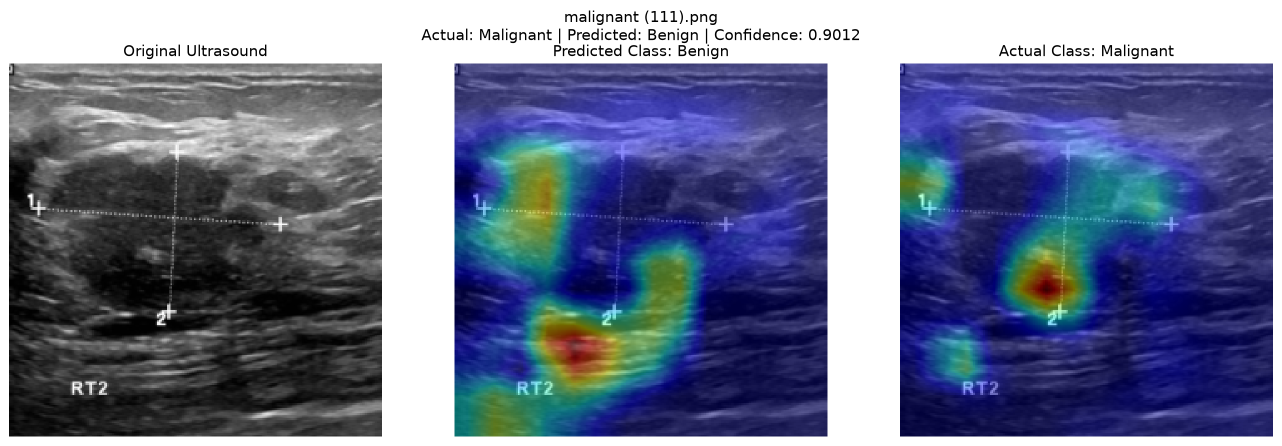
#> input picture outputs/gradcam_analysis/images/malignant (111)_gradcam.png, 2563 x 891 px (shown at 1/2 size)
$ python create_gradcam_contact_sheet.py
#> lines starting #> are read from the running program, lines starting #| are printed output that depends on the picture

from pathlib import Path
from PIL import Image, ImageDraw, ImageFont


PROJECT_ROOT = Path(__file__).resolve().parents[1]

IMAGE_DIR = (
    PROJECT_ROOT
    / "outputs/gradcam_analysis/images"
)

OUTPUT_PATH = (
    PROJECT_ROOT
    / "outputs/gradcam_analysis/gradcam_contact_sheet.png"
)

TARGET_IMAGES = [
    "malignant (111)_gradcam.png",
    "malignant (28)_gradcam.png",
    "malignant (48)_gradcam.png",
    "normal (117)_gradcam.png",
    "normal (111)_gradcam.png",
    "benign (256)_gradcam.png"
]

THUMB_WIDTH = 900
THUMB_HEIGHT = 300
LABEL_HEIGHT = 45
PADDING = 20
COLUMNS = 2


def main():

    try:
        font = ImageFont.truetype("arial.ttf", 22)
    except OSError:
        font = ImageFont.load_default()

    rows = (len(TARGET_IMAGES) + COLUMNS - 1) // COLUMNS

    sheet_width = (
        COLUMNS * THUMB_WIDTH
        + (COLUMNS + 1) * PADDING
    )

    sheet_height = (
        rows * (THUMB_HEIGHT + LABEL_HEIGHT)
        + (rows + 1) * PADDING
    )

    sheet = Image.new(
        "RGB",
        (sheet_width, sheet_height),
        "white"
    )
#> sheet: PIL image 1860x1115 RGB; every value is 255

    draw = ImageDraw.Draw(sheet)

    for index, filename in enumerate(TARGET_IMAGES):

        image_path = IMAGE_DIR / filename

        if not image_path.exists():
            print("Missing:", image_path)
            continue

        image = Image.open(image_path).convert("RGB")

        image.thumbnail(
            (THUMB_WIDTH, THUMB_HEIGHT),
            Image.Resampling.LANCZOS
        )
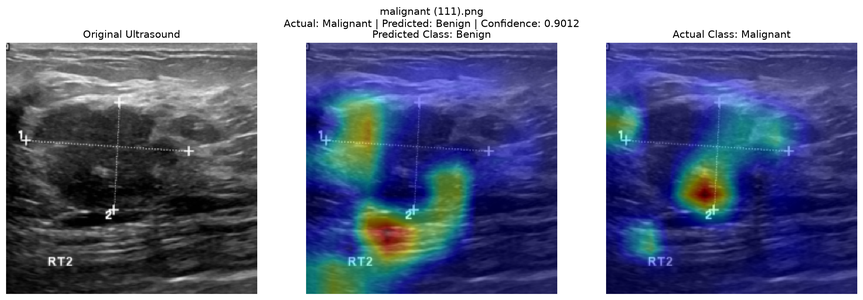
#> image: PIL image 863x300 RGB; mean R, G, B 108.3, 115.7, 143.3

        column = index % COLUMNS
        row = index // COLUMNS

        x = PADDING + column * (
            THUMB_WIDTH + PADDING
        )

        y = PADDING + row * (
            THUMB_HEIGHT + LABEL_HEIGHT
        )

        draw.text(
            (x, y),
            filename,
            fill="black",
            font=font
        )

        image_x = x + (THUMB_WIDTH - image.width) // 2
#> image_x = 38
        image_y = y + LABEL_HEIGHT

        sheet.paste(
            image,
            (image_x, image_y)
        )
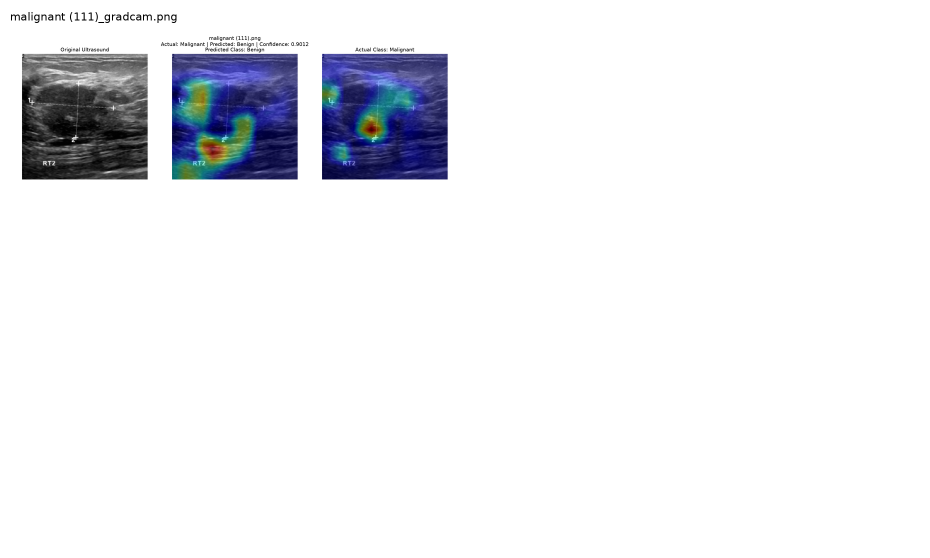
#> sheet: PIL image 1860x1115 RGB (shown at 1/2 size); mean R, G, B 236.5, 237.4, 240.9
#> pass 2 of the loop in main, `for index, filename in enumerate(TARGET_IMAGES):`:
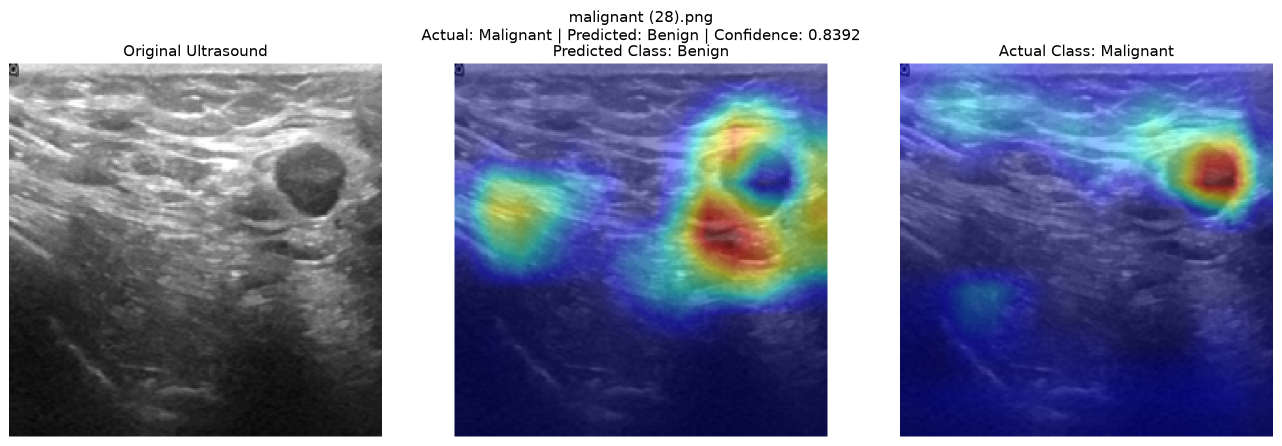
#> input picture outputs/gradcam_analysis/images/malignant (28)_gradcam.png, 2563 x 891 px (shown at 1/2 size)
#> in main, `image.thumbnail( (THUMB_WIDTH, THUMB_HEIGHT), Image.Resampling.LANCZOS )`:
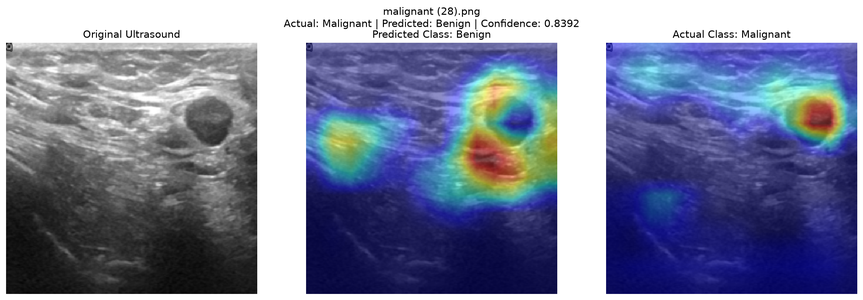
#> image: PIL image 863x300 RGB; mean R, G, B 121.9, 128.1, 155
#> in main, `sheet.paste( image, (image_x, image_y) )`:
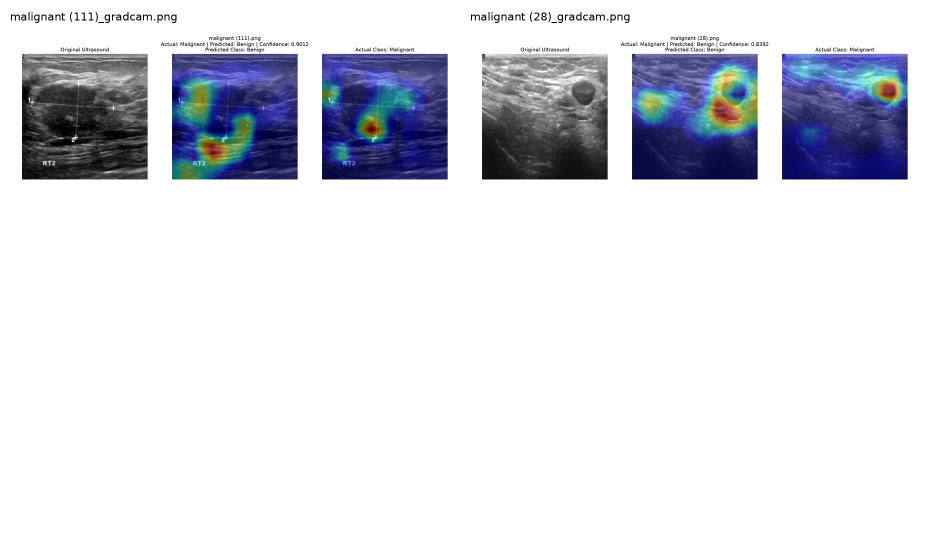
#> sheet: PIL image 1860x1115 RGB (shown at 1/2 size); mean R, G, B 219.7, 221.4, 228.2
#> pass 3 of the loop in main, `for index, filename in enumerate(TARGET_IMAGES):`:
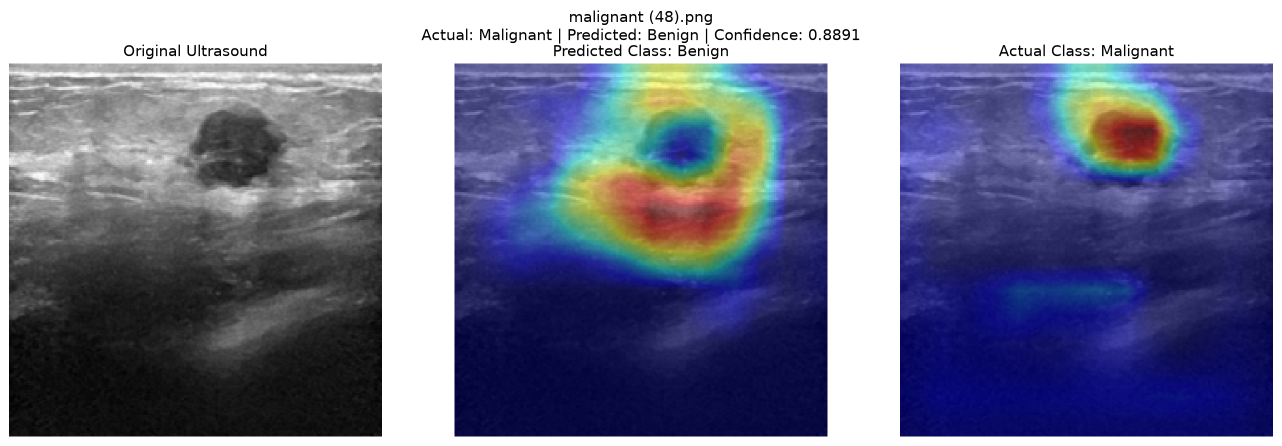
#> input picture outputs/gradcam_analysis/images/malignant (48)_gradcam.png, 2563 x 891 px (shown at 1/2 size)
#> in main, `image.thumbnail( (THUMB_WIDTH, THUMB_HEIGHT), Image.Resampling.LANCZOS )`:
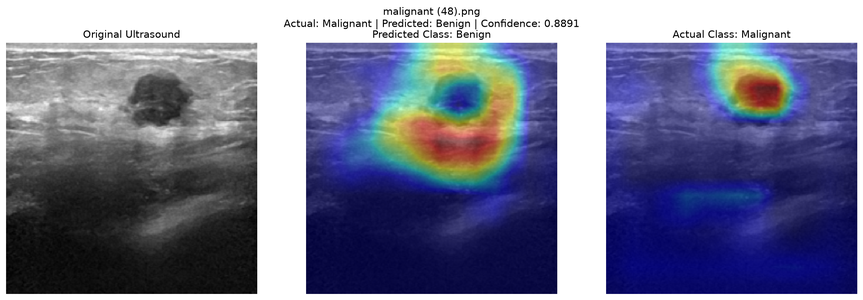
#> image: PIL image 863x300 RGB; mean R, G, B 115.3, 118.1, 143.8
#> in main, `sheet.paste( image, (image_x, image_y) )`:
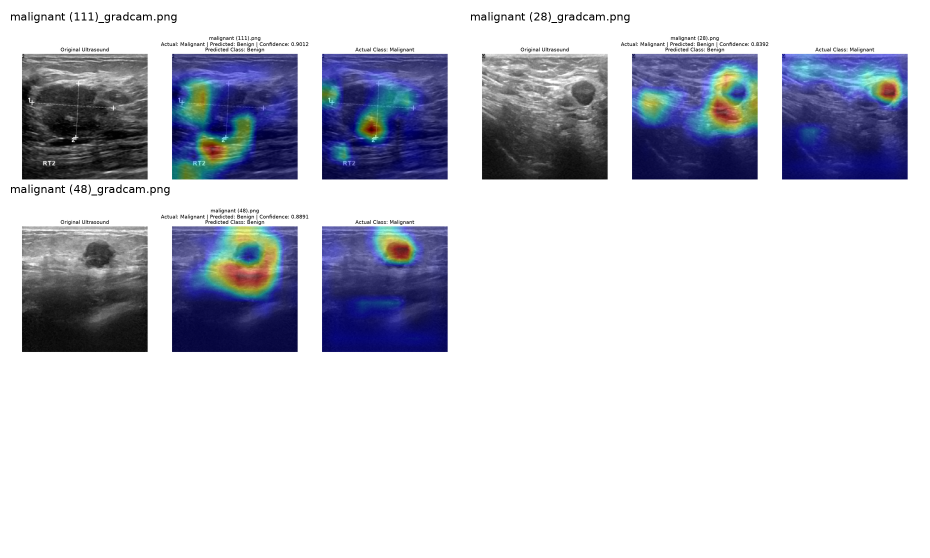
#> sheet: PIL image 1860x1115 RGB (shown at 1/2 size); mean R, G, B 202.1, 204.1, 214.1
#> the loop made 6 passes; the first 3 are shown

    OUTPUT_PATH.parent.mkdir(
        parents=True,
        exist_ok=True
    )

    sheet.save(OUTPUT_PATH)
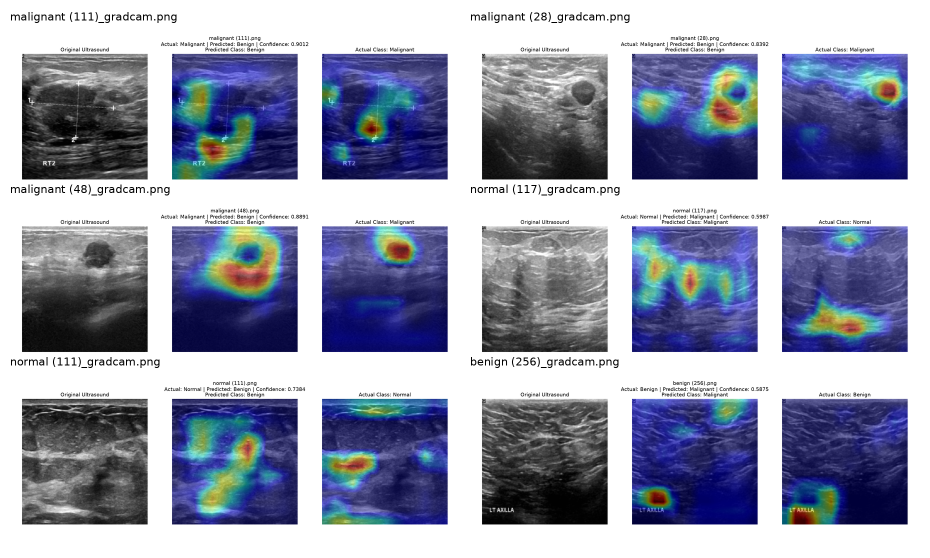
#> saved as gradcam_contact_sheet.png: PIL image 1860x1115 RGB (shown at 1/2 size); mean R, G, B 149.5, 154.1, 174.4

    print("Contact sheet saved:", OUTPUT_PATH)


if __name__ == "__main__":
    main()
